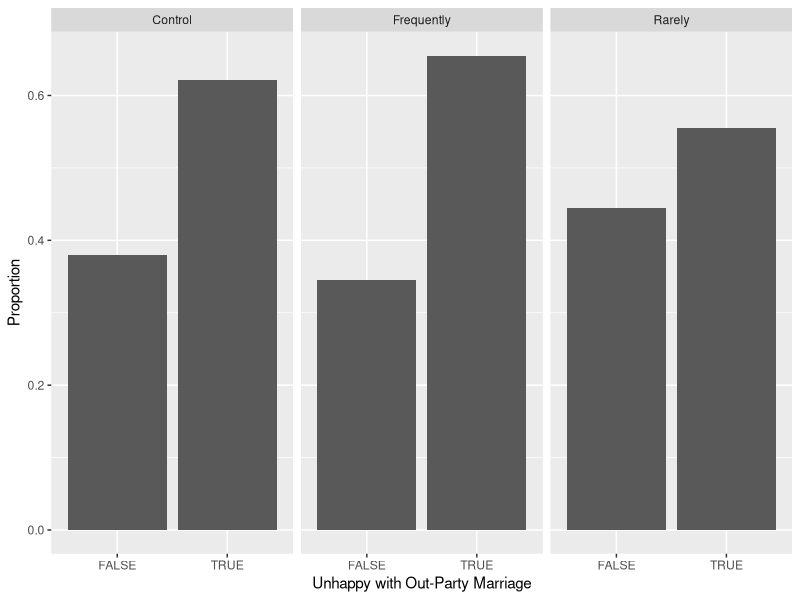
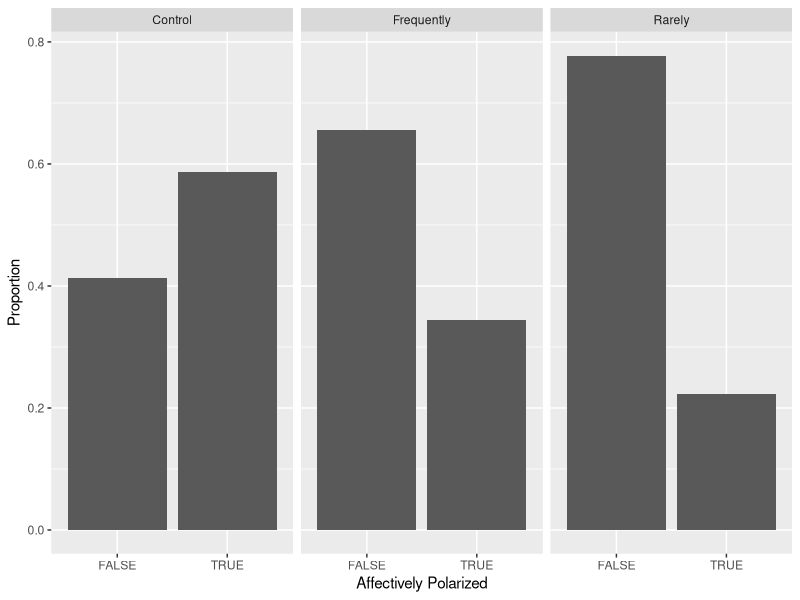

Reproduce these figures in R, in order.
## ---- chunk 1
knitr::opts_chunk$set(echo = TRUE)
library(dplyr)
library(readr)
library(ggplot2)
library(tidyr)
## ---- chunk 2
# remember to use the correct file name
marriage_data <- read_csv('Sep22ClassData_clean.csv')
## ---- chunk 3
marriage_data <- read_csv('Sep22ClassData_clean.csv')

ggplot(data = marriage_data |> filter(is.na(outPartyUnhappy)==FALSE)) + 
  geom_bar(mapping = aes(x = outPartyUnhappy, y = after_stat(prop), group = 1), stat = "count") + 
  facet_wrap(~treatment) + ylab("Proportion") + xlab("Unhappy with Out-Party Marriage")
## ---- chunk 4
ggplot(data = marriage_data |>
  filter(is.na(polarized)==FALSE)) +                 #filter marriage_data,remove rows where "polarized" = NA value 

  geom_bar(mapping = aes(x = polarized,              #geom_bar = bar chart
                         y = after_stat(prop),       #calculates proportion of each category 
                         group = 1),
           stat = "count") +
  facet_wrap(~treatment) +                           #creates three side-by-side bar charts
  ylab("Proportion") +                               #labels for x and y axis
  xlab("Affectively Polarized")

